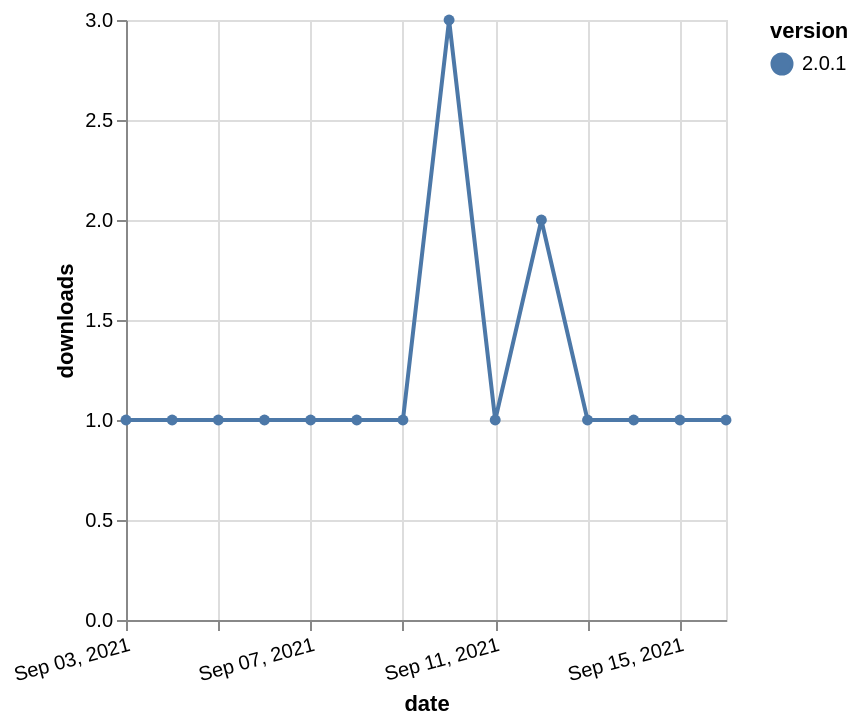

This figure's Vega-Lite source:
### Vega-Lite specification from a JSON file in a GitHub repository (floating-point values rounded to 4 significant figures)
{"$schema": "https://vega.github.io/schema/vega-lite/v5.json", "description": "A simple bar chart with embedded data.", "data": {"values": [{"date": "2021-09-03", "total": 190, "delta": 1, "version": "2.0.1"}, {"date": "2021-09-04", "total": 191, "delta": 1, "version": "2.0.1"}, {"date": "2021-09-05", "total": 192, "delta": 1, "version": "2.0.1"}, {"date": "2021-09-06", "total": 193, "delta": 1, "version": "2.0.1"}, {"date": "2021-09-07", "total": 194, "delta": 1, "version": "2.0.1"}, {"date": "2021-09-08", "total": 195, "delta": 1, "version": "2.0.1"}, {"date": "2021-09-09", "total": 196, "delta": 1, "version": "2.0.1"}, {"date": "2021-09-10", "total": 199, "delta": 3, "version": "2.0.1"}, {"date": "2021-09-11", "total": 200, "delta": 1, "version": "2.0.1"}, {"date": "2021-09-12", "total": 202, "delta": 2, "version": "2.0.1"}, {"date": "2021-09-13", "total": 203, "delta": 1, "version": "2.0.1"}, {"date": "2021-09-14", "total": 204, "delta": 1, "version": "2.0.1"}, {"date": "2021-09-15", "total": 205, "delta": 1, "version": "2.0.1"}, {"date": "2021-09-16", "total": 206, "delta": 1, "version": "2.0.1"}]}, "width": "container", "mark": {"type": "line", "point": {"filled": true}}, "encoding": {"x": {"field": "date", "type": "temporal", "timeUnit": "yearmonthdate", "title": "date", "axis": {"labelAngle": -15}}, "y": {"field": "delta", "type": "quantitative", "title": "downloads"}, "color": {"field": "version", "type": "nominal"}, "tooltip": {"field": "delta"}}}
